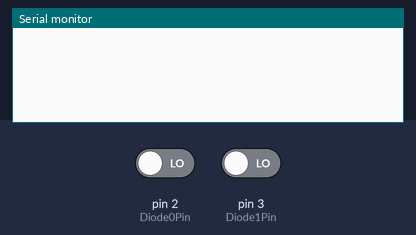
Simulated run of this sketch. Board: Arduino Uno, built with avr-gcc and run on an emulated ATmega328P. On the bench: the last lines printed to the serial monitor. The inputs (shaded band) are chosen by the test bench; at power-on: pin 2 (Diode0Pin) LOW, pin 3 (Diode1Pin) LOW.

Above: at 1.2 s.
1.3 s: pin 2 (Diode0Pin) driven HIGH
At 2.5 s:
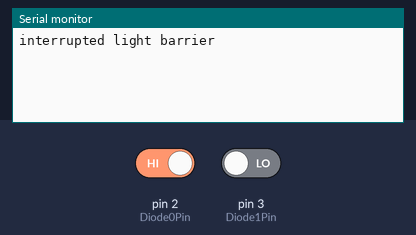
2.8 s: pin 2 (Diode0Pin) driven LOW
At 4.2 s:
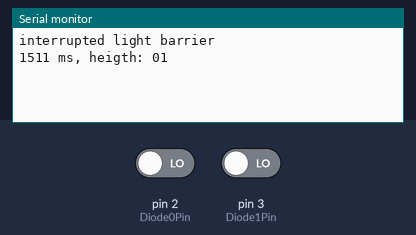

The sketch:

sketch_may30a.ino
```cpp
// Pin Out
int Diode0Pin = 2;
int Diode1Pin = 3;

// Interrupted Laser digital read
bool status_Laser0;

// Time measurement
int status_timemeasurment = 0;
int newtime = 0;
long starttime;
long stoptime;
long difftime = 0;

// Height detection
bool height0 = 0;
bool height1 = 0;

void setup() {
  pinMode(Diode0Pin, INPUT);
  pinMode(Diode1Pin, INPUT);
  Serial.begin(115200);
}

void loop() {
  status_Laser0 = debounceSwitch(Diode0Pin);
  // detect interruption of laser
  if (status_Laser0 == 1)
  {
    if (status_timemeasurment == 0)
      starttime = millis();
      if (status_timemeasurment == 0)
      {
        Serial.println("interrupted light barrier");
      }
      status_timemeasurment = 1;
      delay(0.1);
      heightDetection();
  }
  // laser is uninterrupted again
  else
  {
    if(status_timemeasurment == 1)
    {
      status_timemeasurment = 0;
      stoptime = millis();
      newtime = 1;
    }
  }

  // new timemeaserent return value
  if (newtime == 1)
  {
    newtime = 0;
    difftime = stoptime - starttime;
    if (difftime > 5)
    {
      Serial.print(difftime);
      Serial.print(" ms, heigth: ");
      Serial.print(height1);
      Serial.print(height0);
      Serial.println();
      height0 = 0;
      height1 = 0;
    }
  }

  delay(0.1);
}

bool debounceSwitch(int Pin) {
    bool currentState = digitalRead(Pin);
    delay(5);  // Warten für die Entprellungszeit
    bool newState = digitalRead(Pin);

    if (currentState == newState) {
        return newState;
    } else {
        return debounceSwitch(Pin);  // Wiederhole, wenn nicht stabil
    }
}

void heightDetection() {
  if(debounceSwitch(Diode0Pin) == 1) {
      height0 = 1;
  }
  if(debounceSwitch(Diode1Pin) == 1) {
      height1 = 1;
  }
}
```

Measured:
- after the input at 1.3 s, the serial monitor: prints a new line at once (image 1)
- after the input at 2.8 s, the serial monitor: prints a new line at once (image 2)
